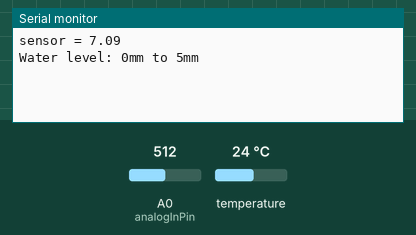
This sketch was run on a simulated Arduino Uno, built with avr-gcc and run on an emulated ATmega328P. Shown: the last lines printed to the serial monitor. Inputs (shaded band) come from the test bench; at power-on: A0 (analogInPin) = 512, temperature 24 °C.

Above: at 1.2 s.
1.3 s: A0 (analogInPin) set to 493
At 6.8 s:
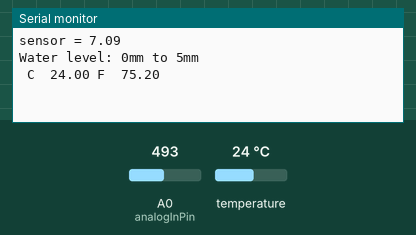
14.2 s: A0 (analogInPin) set to 467
At 22.0 s:
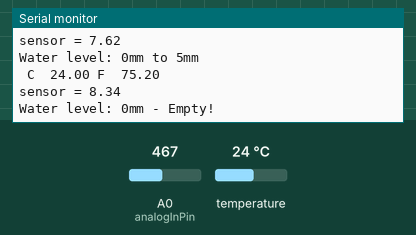
Timing chart, 0 to 23.5 s (numbered marks = the images above; inputs shaded):
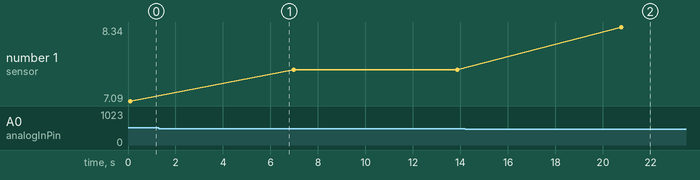

The sketch:

Automatic_fisher_system.ino
```cpp
#include <OneWire.h>
#include <DallasTemperature.h>

#define ONE_WIRE_BUS 5

OneWire oneWire(ONE_WIRE_BUS);

DallasTemperature sensors(&oneWire);

 float Celcius=0;
 float Fahrenheit=0;
const int analogInPin = A0;
int sensorValue = 0;
unsigned long int avgValue;
float b;
int buf[10],temp;
const int read = A0;
int value;


void setup() {
 Serial.begin(9600);
}

void loop() {
 for(int i=0;i<10;i++)
 {
  buf[i]=analogRead(analogInPin);
  delay(10);
 }
 for(int i=0;i<9;i++)
 {
  for(int j=i+1;j<10;j++)
  {
   if(buf[i]>buf[j])
   {
    temp=buf[i];
    buf[i]=buf[j];
    buf[j]=temp;
   }
  }
 }
 avgValue=0;
 for(int i=2;i<8;i++)
 avgValue+=buf[i];
 float pHVol=(float)avgValue*5.0/1024/6;
 float phValue = -5.70 * pHVol + 21.34;
 Serial.print("sensor = ");
 Serial.println(phValue);

 delay(20);


 // For water level sensor //
 value = analogRead(read); //Read data from analog pin and store it to value variable

  if (value<=480){
    Serial.println("Water level: 0mm - Empty!");
  }
  else if (value>480 && value<=530){
    Serial.println("Water level: 0mm to 5mm");
  }
  else if (value>530 && value<=615){
    Serial.println("Water level: 5mm to 10mm");
  }
  else if (value>615 && value<=660){
    Serial.println("Water level: 10mm to 15mm");
  }
  else if (value>660 && value<=680){
    Serial.println("Water level: 15mm to 20mm");
  }
  else if (value>680 && value<=690){
    Serial.println("Water level: 20mm to 25mm");
  }
  else if (value>690 && value<=700){
    Serial.println("Water level: 25mm to 30mm");
  }
  else if (value>700 && value<=705){
    Serial.println("Water level: 30mm to 35mm");
  }
  else if (value>705){
    Serial.println("Water level: 35mm to 40mm");
  }

  delay(5000);

  // For water temperature sensor //
    sensors.requestTemperatures();
  Celcius=sensors.getTempCByIndex(0);
  Fahrenheit=sensors.toFahrenheit(Celcius);
  Serial.print(" C  ");
  Serial.print(Celcius);
  Serial.print(" F  ");
  Serial.println(Fahrenheit);
  delay(1000);


}
```

Measured:
- the behaviour switches between 481 and 480 on A0 (analogInPin) (found by bisection; images 1 and 2)
- after the input at 14.2 s, the serial monitor: prints a new line after 6.6 s (image 2)
- plotted number 1: 7.09 → 7.62 after the input at 1.3 s, 7.62 → 8.34 after the input at 14.2 s
